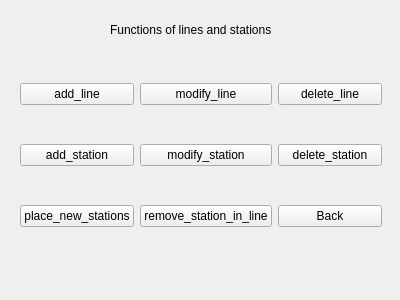
<?xml version="1.0" encoding="UTF-8"?>
<ui version="4.0">
 <class>LWindow</class>
 <widget class="QWidget" name="LWindow">
  <property name="geometry">
   <rect>
    <x>0</x>
    <y>0</y>
    <width>400</width>
    <height>300</height>
   </rect>
  </property>
  <property name="windowTitle">
   <string>Form</string>
  </property>
  <widget class="QWidget" name="gridLayoutWidget">
   <property name="geometry">
    <rect>
     <x>20</x>
     <y>50</y>
     <width>362</width>
     <height>211</height>
    </rect>
   </property>
   <layout class="QGridLayout" name="gridLayout">
    <item row="2" column="0">
     <widget class="QPushButton" name="place_new_stations">
      <property name="text">
       <string>place_new_stations</string>
      </property>
     </widget>
    </item>
    <item row="2" column="1">
     <widget class="QPushButton" name="remove_station_in_line">
      <property name="text">
       <string>remove_station_in_line</string>
      </property>
     </widget>
    </item>
    <item row="2" column="2">
     <widget class="QPushButton" name="Back">
      <property name="text">
       <string>Back</string>
      </property>
     </widget>
    </item>
    <item row="1" column="2">
     <widget class="QPushButton" name="delete_station">
      <property name="text">
       <string>delete_station</string>
      </property>
     </widget>
    </item>
    <item row="1" column="0">
     <widget class="QPushButton" name="add_station">
      <property name="text">
       <string>add_station</string>
      </property>
     </widget>
    </item>
    <item row="1" column="1">
     <widget class="QPushButton" name="modify_station">
      <property name="text">
       <string>modify_station</string>
      </property>
     </widget>
    </item>
    <item row="0" column="0">
     <widget class="QPushButton" name="add_line">
      <property name="text">
       <string>add_line</string>
      </property>
     </widget>
    </item>
    <item row="0" column="1">
     <widget class="QPushButton" name="modify_line">
      <property name="text">
       <string>modify_line</string>
      </property>
     </widget>
    </item>
    <item row="0" column="2">
     <widget class="QPushButton" name="delete_line">
      <property name="text">
       <string>delete_line</string>
      </property>
     </widget>
    </item>
   </layout>
  </widget>
  <widget class="QLabel" name="label">
   <property name="geometry">
    <rect>
     <x>110</x>
     <y>20</y>
     <width>201</width>
     <height>20</height>
    </rect>
   </property>
   <property name="text">
    <string>Functions of lines and stations</string>
   </property>
  </widget>
 </widget>
 <resources/>
 <connections/>
</ui>
